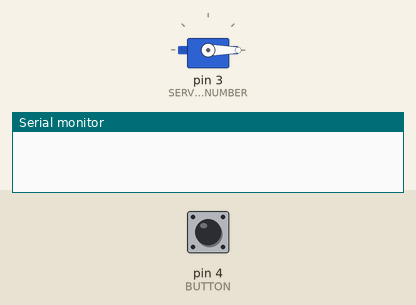
Simulated run of this sketch. Board: Arduino Uno, built with avr-gcc and run on an emulated ATmega328P. Parts: servo, the last lines printed to the serial monitor. Inputs (shaded band) come from the test bench; at power-on: pin 4 (BUTTON) HIGH.

Above: at 1.2 s.
1.3 s: pin 4 (BUTTON) pulled LOW for 0.15 s
At 1.8 s:
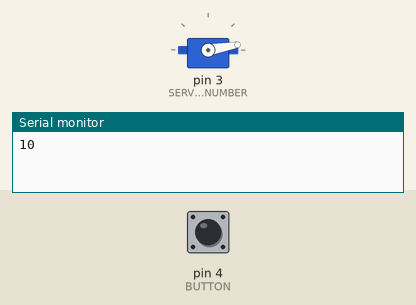
2.9 s: pin 4 (BUTTON) pulled LOW for 1 s
At 4.2 s:
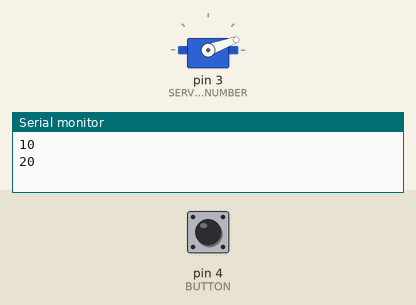
5.4 s: pin 4 (BUTTON) pulsed LOW 5 times (0.12 s each, 0.3 s apart)
At 7.6 s:
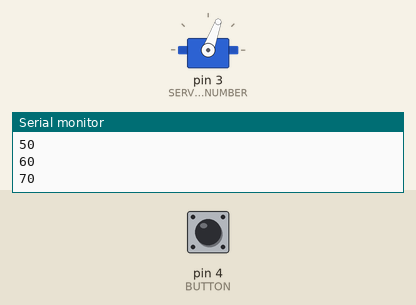
8.4 s: pin 4 (BUTTON) pulled LOW for 0.15 s
At 9.6 s:
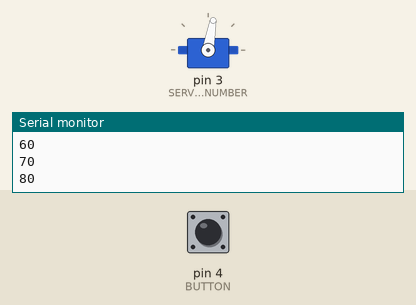
10.0 s: pin 4 (BUTTON) pulsed LOW 2 times (0.12 s each, 0.3 s apart)
At 11.0 s:
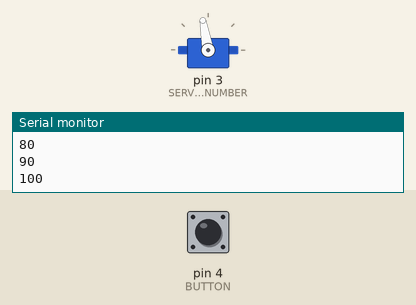
Timing chart, 0 to 13.0 s (numbered marks = the images above; inputs shaded):
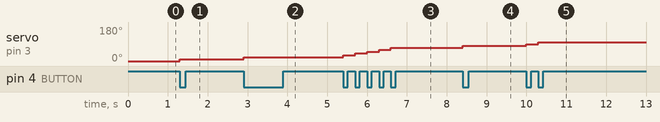

Measured:
- after the input at 1.3 s, servo on pin 3 (SERVO_PIN_NUMBER): 0° → 10° at once
- after the input at 2.9 s, servo on pin 3 (SERVO_PIN_NUMBER): 10° → 20° at once
- after the input at 5.4 s, servo on pin 3 (SERVO_PIN_NUMBER): moves from 20° to 70° over 1.2 s, starting at once
- after the input at 8.4 s, servo on pin 3 (SERVO_PIN_NUMBER): 70° → 80° at once
- after the input at 10.0 s, servo on pin 3 (SERVO_PIN_NUMBER): 80° → 90° at once, → 100° 0.30 s later

The sketch:

simple_servo.ino
```cpp
#include <Servo.h>                                  // Servo 모터는 라이브러리가 필요
Servo servo;                                        // Servo 객체 선언

const int BAUD                  = 9600;
const int SERVO_PIN_NUMBER      = 3;                // servo 핀번호
const int BUTTON                = 4;                // Push Button 이 연뎔된 PIN 번호
const int ROTATION_VALUE        = 10;               // 회전 값
int       prevButtonValue;                          // 버튼의 이전 값 저장 변수
int       currentServoValue;                        // 모터의 현재 값 저장 변수
int       currentServoDirection;                    // 모터의 회전 반향

void setup()
{
  Serial.begin(BAUD);
  servo.attach(SERVO_PIN_NUMBER);                   // servo 초기화 (핀번호)
  servo.write(0);

  pinMode(BUTTON, INPUT);                           // Button은 입력용

  prevButtonValue       = HIGH;
  currentServoValue     = 0;
  currentServoDirection = 1;                        // 1이면 증가, 0이면 감소
}

void setServoDir()
{
  if(currentServoValue + ROTATION_VALUE > 180)
  {
    currentServoDirection = -1;
  }
  else if (currentServoValue - ROTATION_VALUE < 0)
  {
    currentServoDirection = 1;
  }
}

void servoRotation()
{
  currentServoValue += (ROTATION_VALUE * currentServoDirection);

  Serial.println(currentServoValue);
  servo.write(currentServoValue);
}

void loop()
{
  int input = digitalRead(BUTTON);                    // Button 입력값 체크

  if (input != prevButtonValue && input == LOW)
  {
    setServoDir();
    servoRotation();

    delay(15);
  }

  prevButtonValue = input;
}
```
